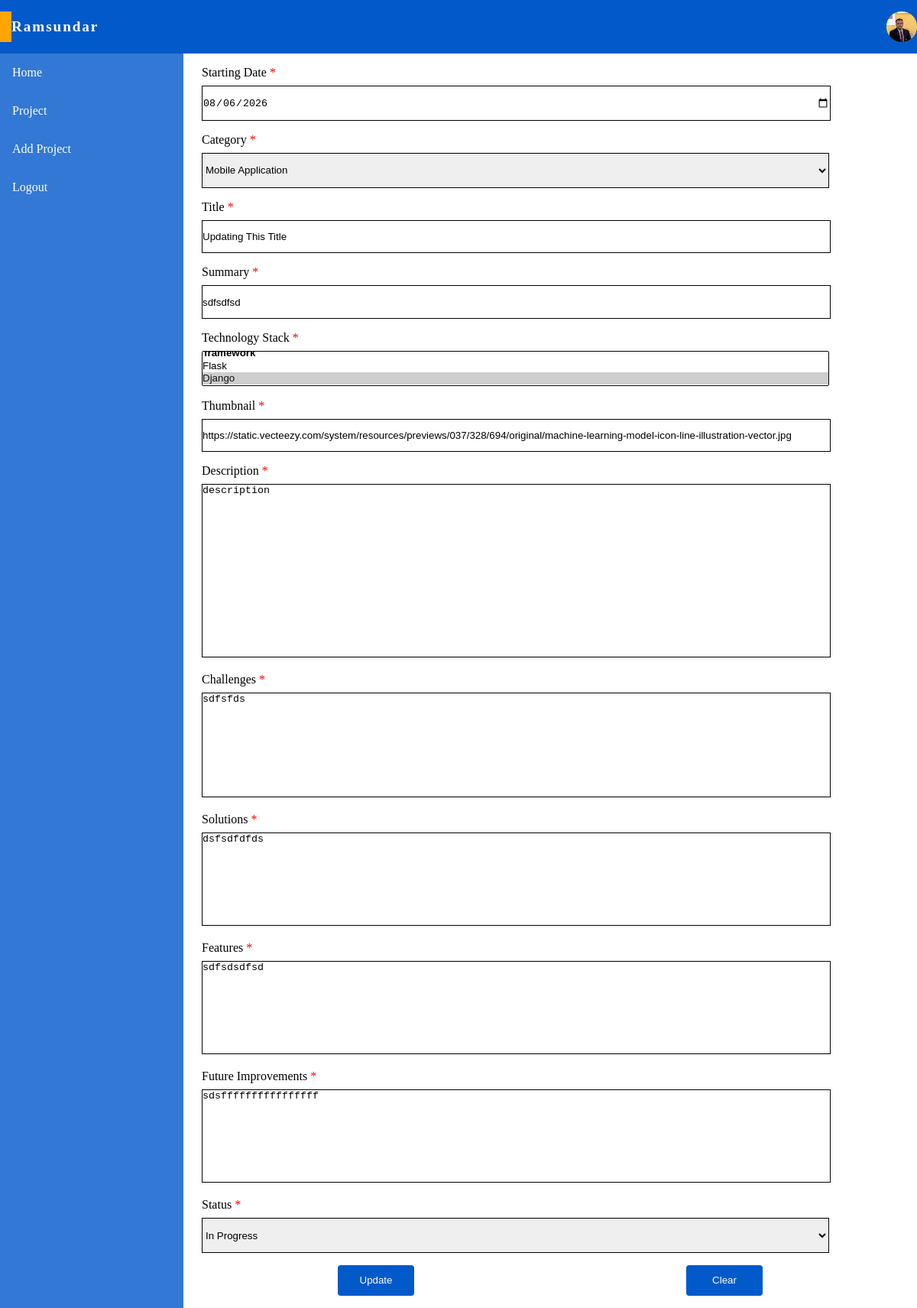
Page /update_project/4 (signed in) on the earlier database version.
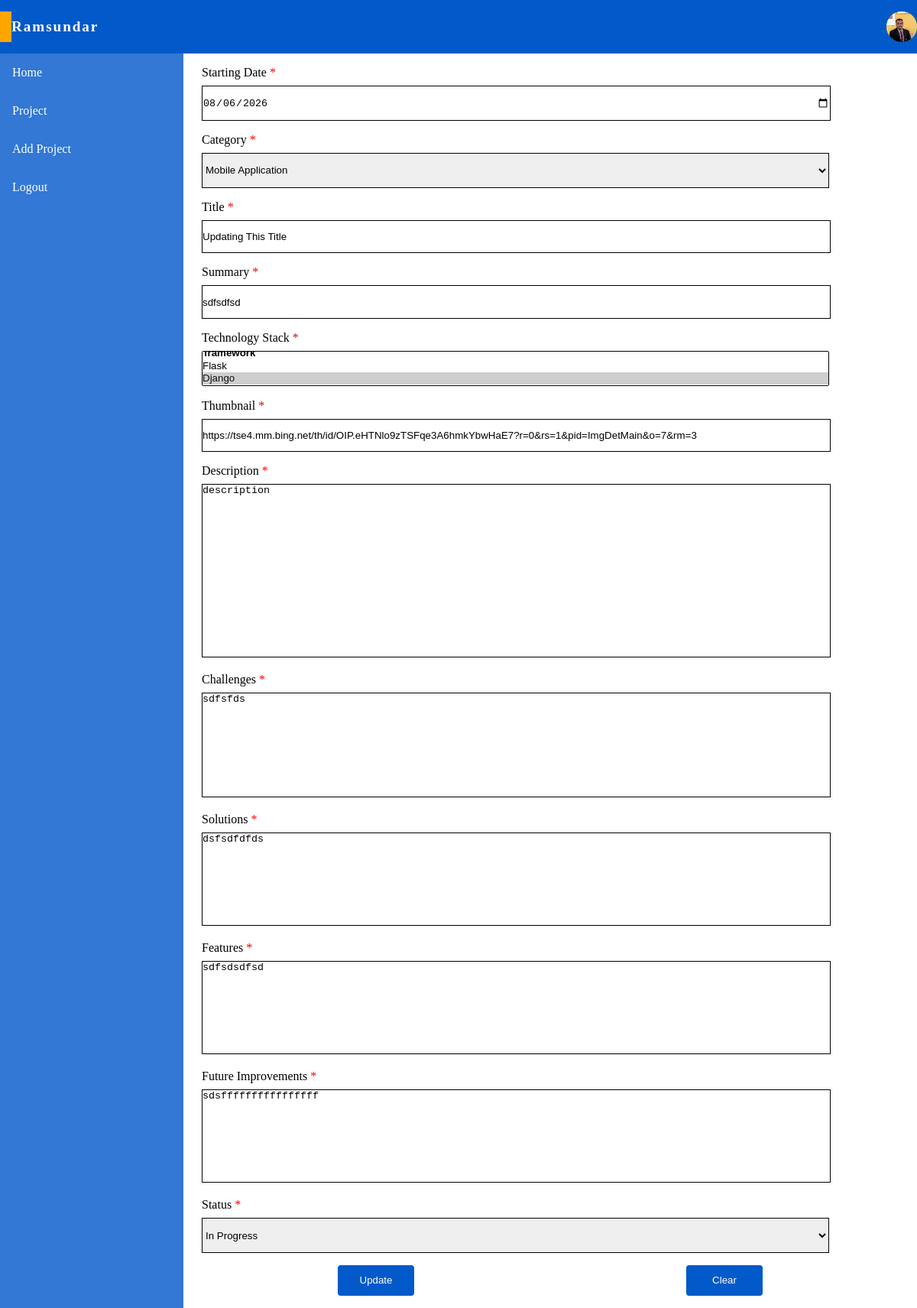
Same page on the later database version.
### tables this page shows
CREATE TABLE projects
    (
	project_id INTEGER PRIMARY KEY AUTOINCREMENT,
    
    title TEXT NOT NULL,
    summary TEXT NOT NULL,
    description TEXT NOT NULL,
    
    category TEXT NOT NULL,
    thumbnail TEXT NOT NULL,
    
    challenge TEXT,
    solution TEXT,
    feature TEXT,
    future_improvement TEXT,
    
    github_link TEXT,
    demo_link TEXT,
    
    created_date DATE NOT NULL,
    upload_date TIMESTAMP DEFAULT CURRENT_TIMESTAMP,
    updated_date TIMESTAMP DEFAULT CURRENT_TIMESTAMP,
    
    status TEXT 
    );

### app.py (the view)
@app.route("/update_project/<int:project_id>", methods = ["GET", "POST"])
def update_project(project_id):
    if "username" not in session:
        return redirect(url_for("admin"))
    conn = None
    cursor = None
    project = None
    tech = None
    try:
        conn = get_db_connection()
        if request.method == "POST":
            date = request.form["date"]
            category = request.form["category"]
            title = request.form["title"]
            summary = request.form["summary"]
            technologies = request.form.getlist("technologies")
            thumbnail = request.form["thumbnail"]
            description = request.form["description"]
            challenge = request.form["challenge"]
            solution = request.form["solution"]
            feature = request.form["feature"]
            future_improvement = request.form["future_improvement"]
            query = """UPDATE projects SET
            created_date = ?,
            category = ?,
            title = ? ,
            summary = ?,
            thumbnail = ?,
            description = ?,
            challenge = ?,
            solution = ?,
            feature = ?,
            future_improvement = ?,
            updated_date = CURRENT_TIMESTAMP
            WHERE project_id = ?"""
            cursor = conn.cursor()
            cursor.execute(query, (date, category, title, summary, thumbnail, description, challenge, solution, feature, future_improvement, project_id,))
            query = "DELETE FROM project_technologies WHERE project_id = ?"
            cursor.execute(query, (project_id,))
            for tech in technologies:
                query = "SELECT tech_id FROM technologies WHERE technology = ?"
                cursor.execute(query, (tech,))
                result = cursor.fetchone()
                if result:
                    tech_id = result[0]
                else:
                    query = "INSERT INTO technologies(technology) VALUES(?)"
                    cursor.execute(query, (tech,))
                    tech_id = cursor.lastrowid
                query = "INSERT INTO project_technologies (project_id, tech_id) VALUES(?, ?)"
                cursor.execute(query, (project_id, tech_id))
            conn.commit()
        else:
            cursor = conn.cursor()
            query = "SELECT project_id, created_date, category, title, summary, thumbnail, description, challenge, solution, feature, future_improvement FROM projects WHERE project_id = ?"
            cursor.execute(query, (project_id,))
            project = cursor.fetchone()
            query = "SELECT T.technology FROM technologies AS T INNER JOIN project_technologies AS PT ON PT.tech_id = T.tech_id WHERE PT.project_id = ?"
            cursor.execute(query, (project_id,))
            tech = [row["technology"] for row in cursor.fetchall()]
    except Exception as e:
            if conn:
                conn.rollback()
            print(e) # for error checking
            flash("Error While Updation", "project")
    finally:
        if cursor:
            cursor.close()
        if conn:
            conn.close()
    if request.method == "POST":
        flash("Project Successfully Updated", "project")
        return redirect(url_for("dashboard"))
    return render_template("dashboard.html", mode = "edit", project = project, tech = tech)

### app.py (called while the page is built)
def get_db_connection():
    conn = sqlite3.connect("database.db")
    conn.execute("PRAGMA foreign_keys = on")
    conn.row_factory = sqlite3.Row
    return conn

### templates/dashboard.html (shortened to what the changed rows need)
<!DOCTYPE html>
<html lang="en">
<head>
    <link rel="stylesheet" href="/static/css/dashboard.css">
    <link rel="stylesheet" href="/static/css/buttons.css">
    <link rel="stylesheet" href="/static/css/popup.css">
    <link rel="stylesheet" href="/static/css/color.css">
</head>
<body>
    <main>
        <form onsubmit= "return confirmProject();" action="{% if mode == 'edit' %}{{url_for('update_project', project_id = project.project_id)}}{% else %}{{ url_for('add_project') }}{% endif %}" method="POST">
            <section class="section_one">
                <label for="date" class="date">Starting Date <span>*</span></label>
                <input type="date" name="date" id="date" value="{% if mode == 'edit' %}{{project.created_date}}{% else %}{{''}}{% endif %}" required>
               <label for="category" class="category">Category <span>*</span></label>
               <select name="category" id="category" required>
                    <option value="mobile_application" {% if mode == 'edit' and project.category=="mobile_application" %}
                        selected
                    {% endif %}>Mobile Application</option>
               </select>
               <label for="title" class="title">Title <span>*</span></label>
               <input type="text" name="title" id="title" value = "{% if project %}{{project.title}}{% else %}{{''}}{% endif %}" placeholder="Title..." required>
               <label for="summary" class="summary">Summary <span>*</span></label>
               <input type="text" name="summary" id="summary" value = "{% if project %}{{project.summary}}{% else %}{{''}}{% endif %}" placeholder="Summary..." required>
                <label for="technologies" class="technology_stack">Technology Stack <span>*</span></label>
                <select name="technologies" id="technology_stack" multiple size="1" required>
                    <optgroup label="framework">
                    </optgroup>
                </select>
                <label for="thumbnail" class="thumbnail">Thumbnail <span>*</span></label>
                <input type="url" name="thumbnail" id="thumbnail" value = "{% if project %}{{project.thumbnail}}{% else %}{{''}}{% endif %}" placeholder="Thumbnail..." required>
                <label for="description" class="description">Description <span>*</span></label>
                <textarea name="description" id="description" cols="50" rows="15" placeholder="Description..." required>{% if project %}{{project.description}}{% else %}{{''}}{% endif %}</textarea>
            </section>
            <section class="section_two">
                <label for="challenge" class="challenge">Challenges <span>*</span></label>
                <textarea name="challenge" id="challenge" cols="50" rows="9" placeholder="Challenges..." required>{% if project %}{{project.challenge}}{% else %}{{''}}{% endif %}</textarea>
                <label for="solution" class="solution">Solutions <span>*</span></label>
                <textarea name="solution" id="solution" cols="50" rows="8" placeholder="Solutions..." required>{% if project %}{{project.solution}}{% else %}{{''}}{% endif %}</textarea>
                <label for="feature" class="feature">Features <span>*</span></label>
                <textarea name="feature" id="feature" cols="50" rows="8" placeholder="Features..." required>{% if project %}{{project.feature}}{% else %}{{''}}{% endif %}</textarea>
                <label for="future_improvement" class="future_improvement">Future Improvements <span>*</span></label>
                <textarea name="future_improvement" id="future_improvement" cols="50" rows="8" placeholder="Future Improvements..." required>{% if project %}{{project.future_improvement}}{% else %}{{''}}{% endif %}</textarea>
                 <label for="status">Status <span>*</span></label>
                 <select name="status" id="status" required>
                    <option value="in progress" >In Progress</option>
                 </select>
            </section>
        </form>
    </main>
</body>
</html>

Differences in the rows shown:
changed projects "Mobile Application": thumbnail "https://static.vecteezy.com/system/resources/previews/037/328/694/original/machine-learning-model-icon-line-illustration-vector.jpg" → "https://tse4.mm.bing.net/th/id/OIP.eHTNlo9zTSFqe3A6hmkYbwHaE7?r=0&rs=1&pid=ImgDetMain&o=7&rm=3"
